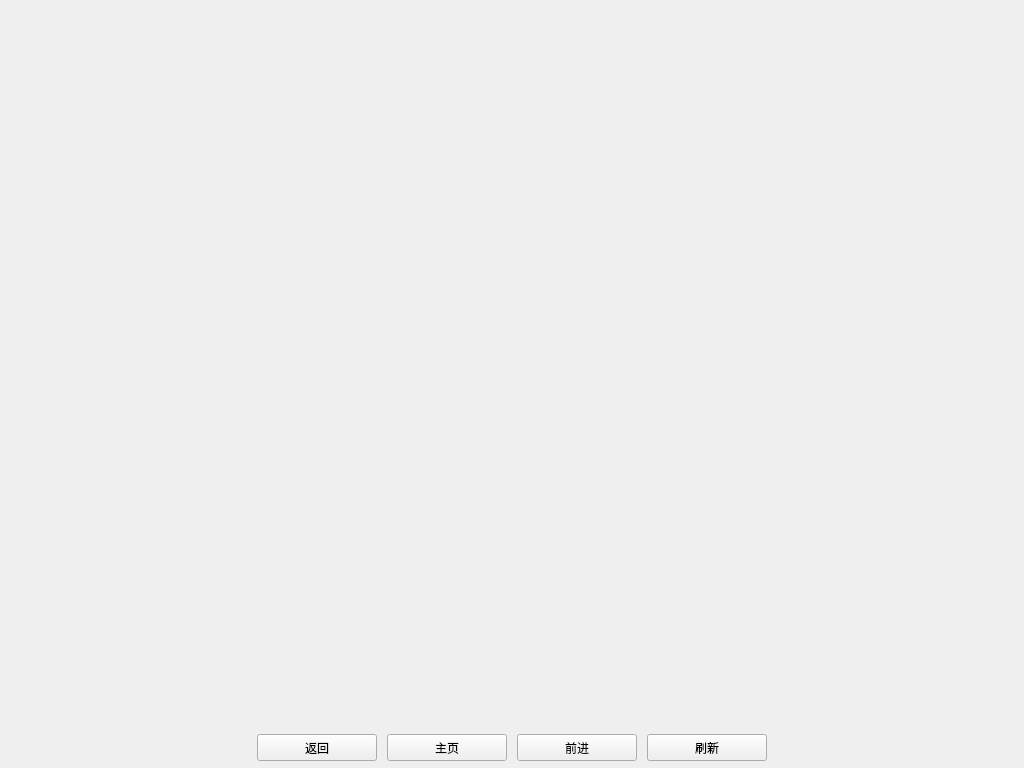
<?xml version="1.0" encoding="UTF-8"?>
<ui version="4.0">
 <class>ForumsPage</class>
 <widget class="QWidget" name="ForumsPage">
  <property name="geometry">
   <rect>
    <x>0</x>
    <y>0</y>
    <width>1024</width>
    <height>768</height>
   </rect>
  </property>
  <property name="windowTitle">
   <string>Form</string>
  </property>
  <property name="autoFillBackground">
   <bool>false</bool>
  </property>
  <layout class="QGridLayout" name="gridLayout">
   <property name="leftMargin">
    <number>0</number>
   </property>
   <property name="topMargin">
    <number>0</number>
   </property>
   <property name="rightMargin">
    <number>0</number>
   </property>
   <property name="bottomMargin">
    <number>0</number>
   </property>
   <property name="spacing">
    <number>0</number>
   </property>
   <item row="0" column="0">
    <widget class="WebView" name="webView" native="true">
     <property name="sizePolicy">
      <sizepolicy hsizetype="Expanding" vsizetype="Expanding">
       <horstretch>0</horstretch>
       <verstretch>0</verstretch>
      </sizepolicy>
     </property>
     <property name="minimumSize">
      <size>
       <width>0</width>
       <height>0</height>
      </size>
     </property>
     <property name="url" stdset="0">
      <url>
       <string>about:blank</string>
      </url>
     </property>
    </widget>
   </item>
   <item row="1" column="0" alignment="Qt::AlignHCenter|Qt::AlignBottom">
    <widget class="QFrame" name="frame">
     <property name="sizePolicy">
      <sizepolicy hsizetype="Fixed" vsizetype="Fixed">
       <horstretch>0</horstretch>
       <verstretch>0</verstretch>
      </sizepolicy>
     </property>
     <property name="minimumSize">
      <size>
       <width>0</width>
       <height>40</height>
      </size>
     </property>
     <property name="layoutDirection">
      <enum>Qt::LeftToRight</enum>
     </property>
     <property name="autoFillBackground">
      <bool>false</bool>
     </property>
     <property name="frameShape">
      <enum>QFrame::NoFrame</enum>
     </property>
     <property name="frameShadow">
      <enum>QFrame::Raised</enum>
     </property>
     <layout class="QGridLayout" name="gridLayout_2">
      <property name="leftMargin">
       <number>10</number>
      </property>
      <property name="topMargin">
       <number>0</number>
      </property>
      <property name="rightMargin">
       <number>10</number>
      </property>
      <property name="bottomMargin">
       <number>0</number>
      </property>
      <property name="horizontalSpacing">
       <number>10</number>
      </property>
      <property name="verticalSpacing">
       <number>0</number>
      </property>
      <item row="0" column="0">
       <widget class="QPushButton" name="back">
        <property name="sizePolicy">
         <sizepolicy hsizetype="Preferred" vsizetype="Preferred">
          <horstretch>0</horstretch>
          <verstretch>0</verstretch>
         </sizepolicy>
        </property>
        <property name="minimumSize">
         <size>
          <width>120</width>
          <height>27</height>
         </size>
        </property>
        <property name="maximumSize">
         <size>
          <width>120</width>
          <height>27</height>
         </size>
        </property>
        <property name="text">
         <string>返回</string>
        </property>
        <property name="icon">
         <iconset>
          <normaloff>:/icons/back</normaloff>:/icons/back</iconset>
        </property>
        <property name="iconSize">
         <size>
          <width>12</width>
          <height>12</height>
         </size>
        </property>
       </widget>
      </item>
      <item row="0" column="3">
       <widget class="QPushButton" name="reload">
        <property name="sizePolicy">
         <sizepolicy hsizetype="Preferred" vsizetype="Preferred">
          <horstretch>0</horstretch>
          <verstretch>0</verstretch>
         </sizepolicy>
        </property>
        <property name="minimumSize">
         <size>
          <width>120</width>
          <height>27</height>
         </size>
        </property>
        <property name="maximumSize">
         <size>
          <width>120</width>
          <height>27</height>
         </size>
        </property>
        <property name="text">
         <string>刷新</string>
        </property>
        <property name="icon">
         <iconset>
          <normaloff>:/icons/reload</normaloff>:/icons/reload</iconset>
        </property>
        <property name="iconSize">
         <size>
          <width>12</width>
          <height>12</height>
         </size>
        </property>
       </widget>
      </item>
      <item row="0" column="1">
       <widget class="QPushButton" name="home">
        <property name="sizePolicy">
         <sizepolicy hsizetype="Preferred" vsizetype="Preferred">
          <horstretch>0</horstretch>
          <verstretch>0</verstretch>
         </sizepolicy>
        </property>
        <property name="minimumSize">
         <size>
          <width>120</width>
          <height>27</height>
         </size>
        </property>
        <property name="maximumSize">
         <size>
          <width>120</width>
          <height>27</height>
         </size>
        </property>
        <property name="text">
         <string>主页</string>
        </property>
        <property name="icon">
         <iconset>
          <normaloff>:/icons/home</normaloff>:/icons/home</iconset>
        </property>
        <property name="iconSize">
         <size>
          <width>12</width>
          <height>12</height>
         </size>
        </property>
       </widget>
      </item>
      <item row="0" column="2">
       <widget class="QPushButton" name="forward">
        <property name="sizePolicy">
         <sizepolicy hsizetype="Preferred" vsizetype="Preferred">
          <horstretch>0</horstretch>
          <verstretch>0</verstretch>
         </sizepolicy>
        </property>
        <property name="minimumSize">
         <size>
          <width>120</width>
          <height>27</height>
         </size>
        </property>
        <property name="maximumSize">
         <size>
          <width>120</width>
          <height>27</height>
         </size>
        </property>
        <property name="text">
         <string>前进</string>
        </property>
        <property name="icon">
         <iconset>
          <normaloff>:/icons/forward</normaloff>:/icons/forward</iconset>
        </property>
        <property name="iconSize">
         <size>
          <width>12</width>
          <height>12</height>
         </size>
        </property>
       </widget>
      </item>
     </layout>
    </widget>
   </item>
  </layout>
 </widget>
 <customwidgets>
  <customwidget>
   <class>WebView</class>
   <extends>QWidget</extends>
   <header>webview.h</header>
  </customwidget>
 </customwidgets>
 <resources/>
 <connections/>
</ui>
